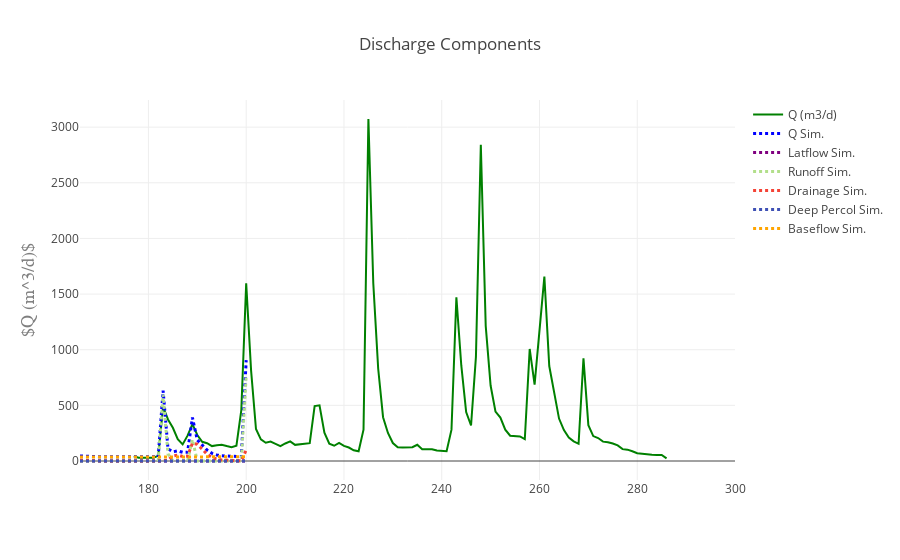

Notebook code for this chart:
### Code cell
figname = "Qcomponents.png"

%matplotlib inline
import plotlycred

online = False
if online:
    # fig = py.iplot(data) 
    fig = go.Figure(data=data, layout=layout)
    py.image.save_as(fig, filename=figname)
    # py.plot(fig, filename=figname) # Opens in web
else:
    fig = go.Figure(data=data, layout=layout)
    iplot(fig)

### Figure 1 — Plotly figure (JSON) as saved in the notebook; plotly's stock layout.template omitted (floating-point values rounded to 4 significant figures; data arrays with more than 128 entries replaced by an {"elided": "..."} marker saying what was removed)
{"data": [{"marker": {"color": "green"}, "mode": "lines", "name": "Q (m3/d)", "type": "scatter", "x": {"elided": "135 int values"}, "y": {"elided": "135 float values"}}, {"line": {"color": "blue", "dash": "dot", "width": 3}, "mode": "lines", "name": "Q Sim.", "type": "scatter", "x": {"elided": "135 int values"}, "y": [45.19, 42.04, 40.16, 39.01, 38.31, 37.88, 37.61, 37.45, 37.34, 37.27, 37.23, 37.21, 37.45, 37.19, 37.15, 37.18, 37.16, 633.3, 109.3, 82.64, 91.06, 78.06, 79.24, 390.5, 188.4, 143.1, 98.37, 69.18, 53.64, 46.8, 43.12, 40.84, 39.46, 38.72, 905.8]}, {"line": {"color": "purple", "dash": "dot", "width": 3}, "mode": "lines", "name": "Latflow Sim.", "type": "scatter", "x": {"elided": "135 int values"}, "y": [0.3503, 0.3263, 0.2769, 0.2429, 0.2193, 0.2032, 0.1911, 0.1819, 0.1746, 0.1691, 0.1647, 0.1748, 0.2217, 0.1902, 0.1684, 0.2102, 0.1979, 0.213, 0.3347, 0.3855, 0.2801, 0.2658, 0.3027, 0.5697, 0.4609, 0.3896, 0.3413, 0.3098, 0.2889, 0.2761, 0.3332, 0.2907, 0.2742, 0.3173, 0.6047]}, {"line": {"color": "rgb(178,223,138)", "dash": "dot", "width": 3}, "mode": "lines", "name": "Runoff Sim.", "type": "scatter", "x": {"elided": "135 int values"}, "y": [0, 0, 0, 0, 0, 0, 0, 0, 0, 0, 0, 0, 0.2164, 0, 0, 0, 0, 596.1, 64.13, 0.000483, 0, 0, 0, 192.9, 0, 0, 0, 0, 0, 0, 0, 0, 0, 0.0397, 768.8]}, {"line": {"color": "#F44336", "dash": "dot", "width": 3}, "mode": "lines", "name": "Drainage Sim.", "type": "scatter", "x": {"elided": "135 int values"}, "y": [7.947, 4.778, 2.913, 1.778, 1.086, 0.6641, 0.4056, 0.2481, 0.1517, 0.0918, 0.05511, 0.03405, 0.0203, 0.01268, 0.007851, 0.004876, 0.003154, 0.00859, 7.92, 45.32, 53.84, 40.86, 42.0, 160.1, 151.0, 105.7, 60.99, 31.82, 16.29, 9.451, 5.712, 3.475, 2.114, 1.289, 99.35]}, {"line": {"color": "#3F51B5", "dash": "dot", "width": 3}, "mode": "lines", "name": "Deep Percol Sim.", "type": "scatter", "x": {"elided": "135 int values"}, "y": [0, 0, 0, 0, 0, 0, 0, 0, 0, 0, 0, 0, 0, 0, 0, 0, 0, 0, 0, 0, 0, 0, 0, 0, 0, 0, 0, 0, 0, 0, 0, 0, 0, 0, 0]}, {"line": {"color": "orange", "dash": "dot", "width": 3}, "mode": "lines", "name": "Baseflow Sim.", "type": "scatter", "x": {"elided": "135 int values"}, "y": [36.9, 36.94, 36.97, 36.99, 37.01, 37.01, 37.02, 37.02, 37.02, 37.01, 37.01, 37.0, 36.99, 36.98, 36.98, 36.97, 36.96, 36.95, 36.94, 36.94, 36.94, 36.94, 36.94, 36.95, 36.98, 37.01, 37.03, 37.05, 37.06, 37.07, 37.08, 37.08, 37.08, 37.07, 37.08]}], "layout": {"title": "Discharge Components", "xaxis": {"title": "", "titlefont": {"color": "#7f7f7f", "family": "Courier New, monospace", "size": 18}}, "yaxis": {"title": "$Q (m^3/d)$", "titlefont": {"color": "#7f7f7f", "family": "Courier New, monospace", "size": 18}}}}
